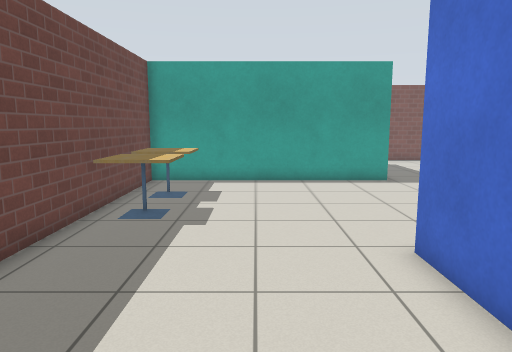
[1] (above)

20 first-person views from a walk through a Gazebo world. The camera is 1.2 m above the floor, tilts 8° down and sees 70° across. The floor is counted in squares, 0.5 m on a side. Each view is taken from the middle of a square. On the plan, view 1 faces up. The plan holds only what a view shows up to about 20 squares ahead; the rest is blank. Robots are left out. Simple patterns stand in for the simulator's built-in surfaces.

[2]
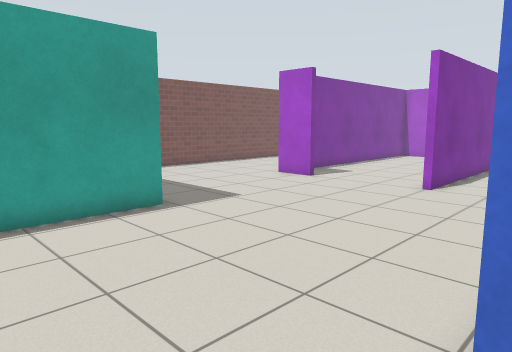

[3]
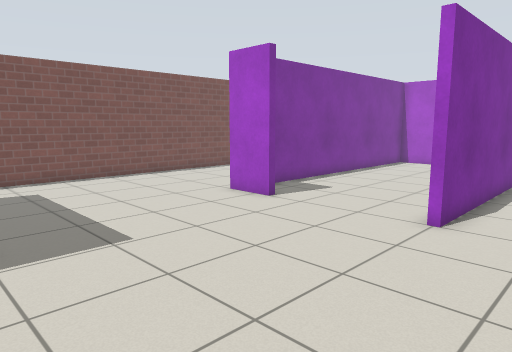

[4]
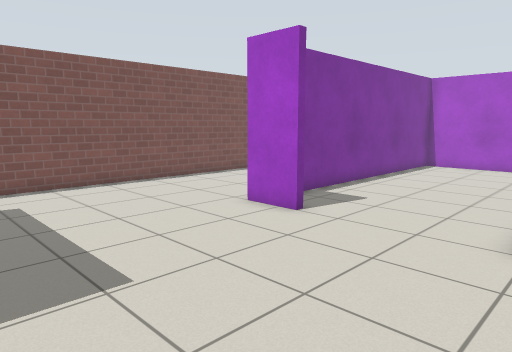

[5]
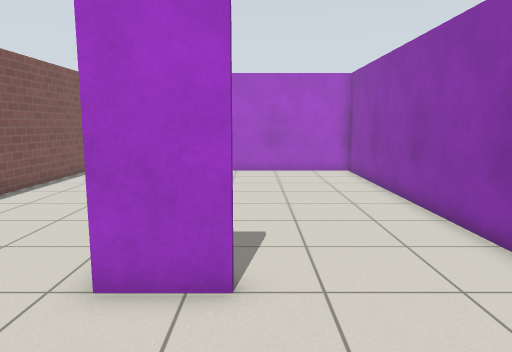

[6]
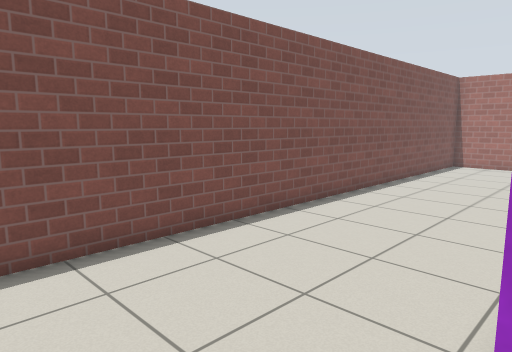

[7]
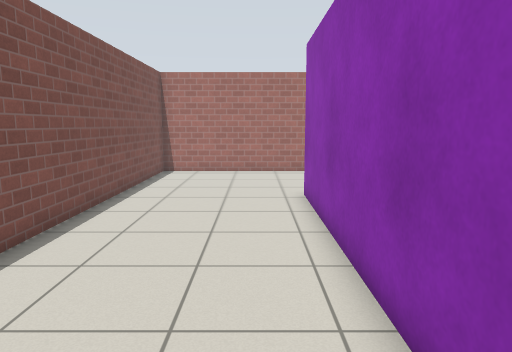

[8]
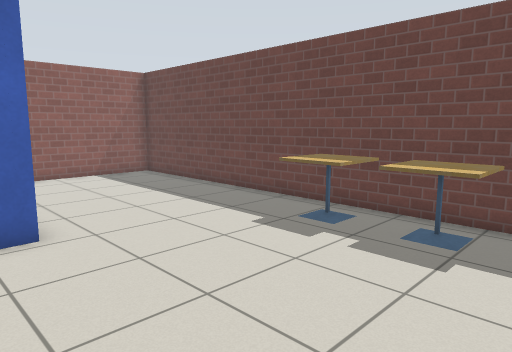

[9]
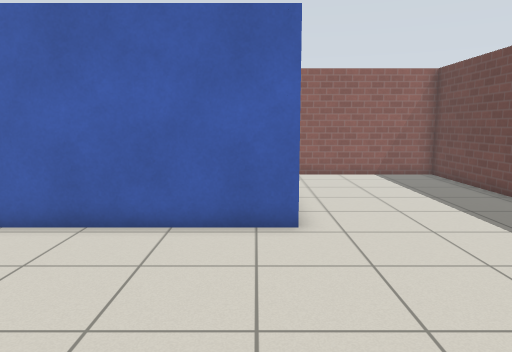

[10]
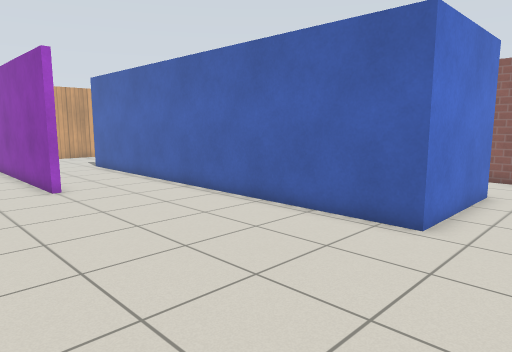

[11]
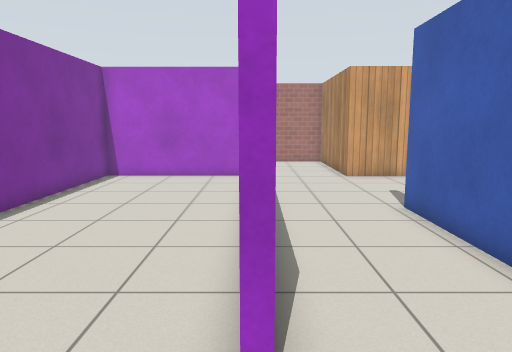

[12]
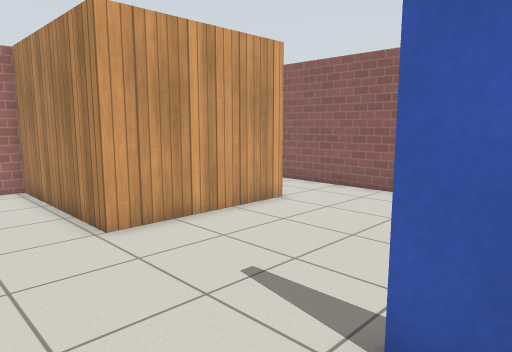

[13]
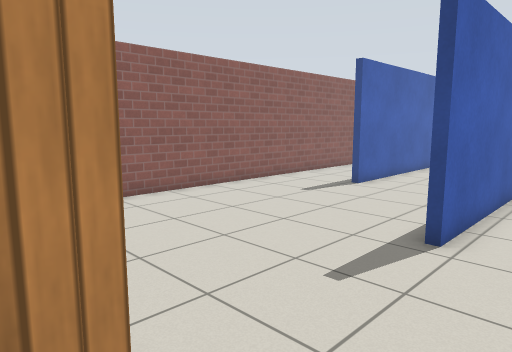

[14]
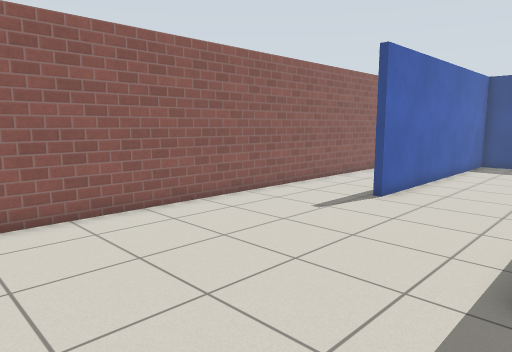

[15]
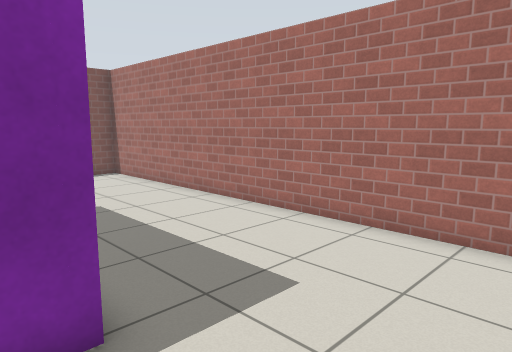

[16]
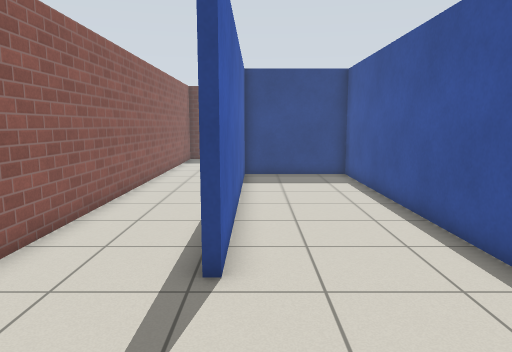

[17]
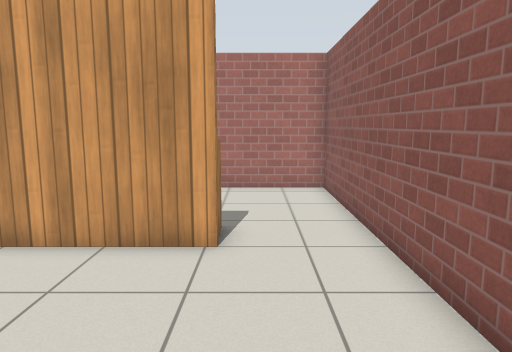

[18]
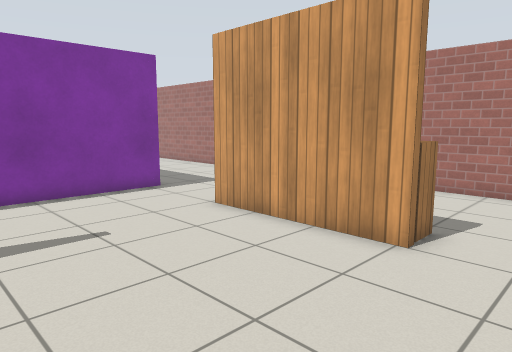

[19]
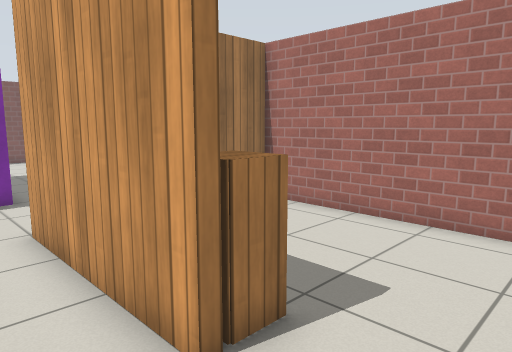

[20]
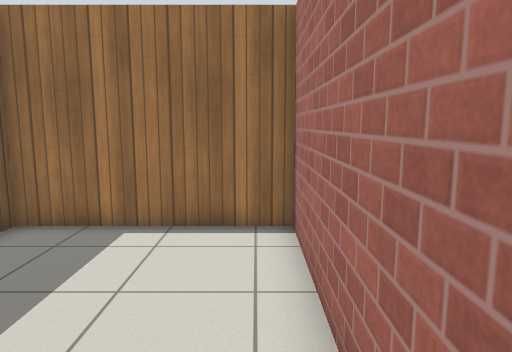

### Floor plan
Ten units are one square. View 1 is at (0, 0); x grows to the right and y downward. Boxes are objects, and circles mark ways between rooms. Rooms are numbered by the first view taken in them; rooms with no view inside come last. Other rooms are left out.
<svg viewBox="-50 -253 404 284">
<path fill="none" stroke="#000" d="M144 -163 140 -163 140 -184M140 -111 282 -111 282 -180 161 -180M181 -183 285 -183M58 -157 -45 -157 -45 26 15 26M280 -67 349 -67 349 -248 79 -248M30 -11 30 -67 125 -67M151 -65 33 -65 33 -14M125 -67 215 -67 215 -62M280 -8 280 -67M38 -15 156 -15M285 -108 140 -108 140 -111M15 26 274 26M284 -8 280 -8M274 26 349 26 349 -65 283 -65 283 -59"/>
<rect x="-45" y="-105" width="30" height="20" fill="#bbb"><title>cafe table</title></rect>
<rect x="-45" y="-135" width="30" height="20" fill="#bbb"><title>cafe table</title></rect>
<rect x="285" y="-25" width="10" height="20" fill="#bbb"><title>cabinet</title></rect>
<circle cx="130" cy="-90" r="3" fill="#2a7"/>
<circle cx="23" cy="10" r="3" fill="#2a7"/>
<circle cx="280" cy="-90" r="3" fill="#2a7"/>
<circle cx="280" cy="10" r="3" fill="#2a7"/>
<text x="140" y="-140">1</text>
<text x="170" y="-30">2</text>
<text x="310" y="-20">3</text>
</svg>
Room 1 opens to room 2. Room 2 opens to room 3.

Where each view was taken, in squares from view 1:
view 1: 0 up, 0 right, facing up
view 2: 6 up, 0 right, facing up-right
view 3: 8 up, 5 right, facing up-right
view 4: 10 up, 6 right, facing up-right
view 5: 16 up, 9 right, facing right
view 6: 18 up, 12 right, facing up-right
view 7: 20 up, 16 right, facing right
view 8: 15 up, 5 right, facing down-left
view 9: 15 up, 4 right, facing down
view 10: 15 up, 0 right, facing down-right
view 11: 11 up, 11 right, facing right
view 12: 10 up, 20 right, facing down-right
view 13: 9 up, 29 right, facing down-left
view 14: 7 up, 27 right, facing down-left
view 15: 7 up, 27 right, facing up-right
view 16: 2 up, 21 right, facing left
view 17: 0 up, 21 right, facing right
view 18: 2 down, 21 right, facing up-right
view 19: 2 down, 26 right, facing up-right
view 20: 2 down, 34 right, facing up
